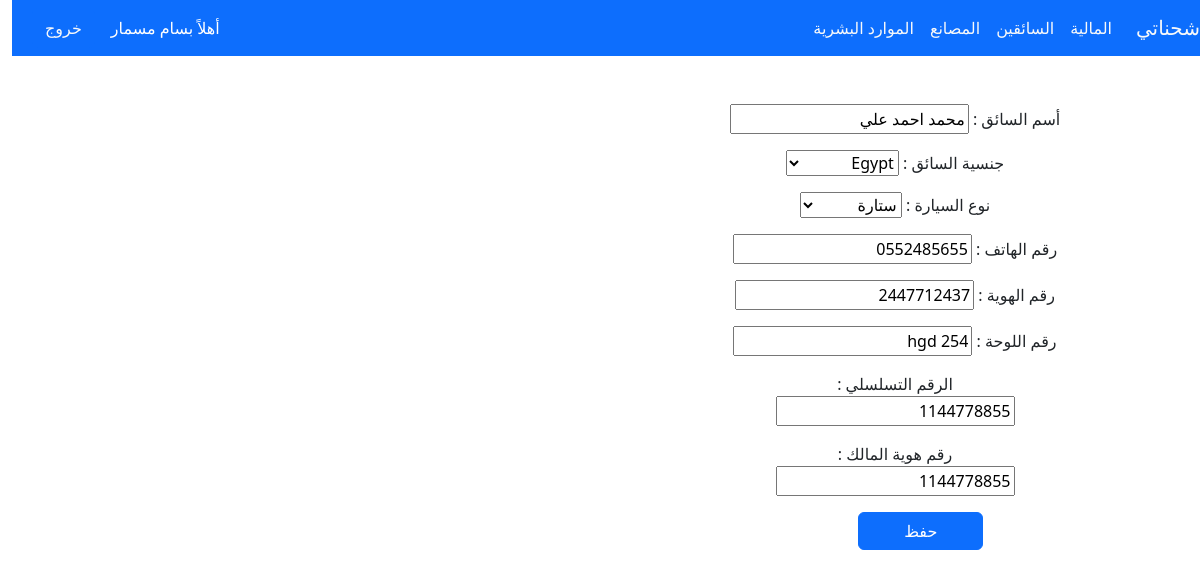
Screenshot of /deivers/edit/1 (signed in) with the database file from the repository.
### drivers/models.py (models this page shows, shortened)
class DriverModel(models.Model):
    driver_id = models.BigAutoField(primary_key=True)
    driver_name = models.CharField(max_length=225,  help_text='اسم السائق',  null=True, blank=True)
    Saudi_Arabia = 'Saudi'
    YEMEN = 'Yemeni'
    Syria = 'Syrian'
    Egypt = 'Egypt'
    Afghanistan = 'Afghanistan'
    Pakistan = 'Pakistani'
    Jordan = 'Jordanian'
    India = 'Indian'
    Other = 'other'
    countrys = [
        (Saudi_Arabia, 'Saudi'),
        (YEMEN, 'Yemeni'),
        (Syria, 'Syrian'),
        (Egypt, 'Egypt'),
        (Afghanistan, 'Afghanistan'),
        (Pakistan, 'Pakistani'),
        (Jordan, 'Jordanian'),
        (India, 'Indian'),
        (Other, 'other')
    ]
    driver_nationality = models.CharField(
        max_length=20, choices=countrys, default=Other,  help_text='جنسية السائق',  null=True, blank=True)
    driver_phone_number = models.CharField(
        max_length=16, help_text='رقم هاتف السائق ',  null=True, blank=True)
    Identification_Number = models.CharField(
        max_length=10,  help_text='رقم الهوية/الاقامة',  null=True, blank=True)
    truck_plate_number = models.CharField(
        max_length=8,  help_text='رقم لوحة الشاحنة',  null=True, blank=True)
    Truck_Reefers = 'تريلا براد'
    Truck_Flatbed  = 'سطحة'
    Truck_high_sides = 'جوانب عالي'
    Truck_Curtainsider = 'ستارة'
    lory_Flatbed= 'لوري عادي'
    lory_Reefers= 'لوري براد'
    dinah_Flatbed= 'يدنة عادي'
    dinah_Reefers= 'دينة براد'
    Vehicle = [
        (Truck_Reefers, 'تريلا براد'),
        (Truck_Flatbed, 'سطحة'),
        (Truck_high_sides, 'جوانب عالي'),
        (Truck_Curtainsider, 'ستارة'),
        (lory_Flatbed, 'لوري عادي'),
        (lory_Reefers, 'يدنة عادي'),
        (dinah_Flatbed, 'يدنة عادي'),
        (dinah_Reefers, 'دينة براد'),
    ]
    Vehicle_Type = models.CharField( choices=Vehicle, default=Truck_Flatbed,
        max_length=30, help_text='نوع السيارة(سطحة - جوانب) ....',  null=True, blank=True)
    Sequence_Number = models.CharField(
        max_length=30, help_text='الرقم التسلسلي من الاستمارة',  null=True, blank=True)
    Owner_car_id_number = models.CharField(
        max_length=10,  help_text='رقم هوية مالك السيارة',  null=True, blank=True)

### drivers/views.py (the view)
# urls.py: path('deivers/edit/<int:pk>',edit_driver, name='edit_driver' ),
@login_required(login_url='login')
def edit_driver(request, pk):
    driver = get_object_or_404(DriverModel, pk=pk)
    if request.method == 'POST':
        driver_form = AddDriverForm(request.POST, instance=driver)
        if driver_form.is_valid():
            driver_form.save()
            return redirect('driver_list')
    else:
        driver_form = AddDriverForm(instance=driver)
    return render(request, 'drivers/driver-add_edit.html',{'driver_form':driver_form})

### drivers/forms.py
class AddDriverForm(forms.ModelForm):
    class Meta:
        model = DriverModel
        fields = ("__all__")

### templates/drivers/driver-add_edit.html (shortened to what this page needs)
{% extends 'base.html' %}
{% block content %}
<div class="text-center m-5">
    <form action="" method="post" enctype="multipart/form-data">
        <div class="form-row">
                <div class="col-md-4 mb-3">
                    <label for="exampleFormControlSelect1">أسم السائق : </label>
                    {{ driver_form.driver_name }}
                </div>
                <div class="col-md-4 mb-3">
                    <label for="validationCustom01"> جنسية السائق :   </label>
                    {{ driver_form.driver_nationality }}
                </div>
                <div class="col-md-4 mb-3">
                    <label for="validationCustom01">  نوع السيارة :  </label>
                    {{ driver_form.Vehicle_Type }}
                </div>
                <div class="col-md-4 mb-3">
                    <label for="validationCustom01">  رقم الهاتف :  </label>
                    {{ driver_form.driver_phone_number }}
                </div>
                <div class="col-md-4 mb-3">
                    <label for="validationCustom01">  رقم الهوية :  </label>
                    {{ driver_form.Identification_Number }}
                </div>
                <div class="col-md-4 mb-3">
                    <label for="validationCustom01">  رقم اللوحة :  </label>
                    {{ driver_form.truck_plate_number }}
                </div>
                <div class="col-md-4 mb-3">
                    <label for="validationCustom01"> الرقم التسلسلي   : </label>
                    {{ driver_form.Owner_car_id_number }}
                </div>
                <div class="col-md-4 ">
                    <label for="validationCustom01">  رقم هوية المالك  :  </label>
                    {{ driver_form.Owner_car_id_number }}
                </div>
                <div class="col-md-4 m-3 w-25">
                    <input class="btn btn-primary w-50" type="submit" value="حفظ"></a>
                </div>
        </div>
    </form>
{% endblock %}

### templates/base.html (shortened to what this page needs)
{% load static %}
<!doctype html>
<html lang="ar" dir="rtl">
<head>
    <link rel="stylesheet" href="https://cdn.jsdelivr.net/npm/bootstrap@5.2.3/dist/css/bootstrap.rtl.min.css"
>
    <link href="{% static 'css/style.css' %}" rel="stylesheet">
    <link rel="stylesheet" href="https://use.fontawesome.com/releases/v5.8.1/css/all.css">
</head>
<body>
    {% if user.is_authenticated %}
    <header>
       <nav class="navbar navbar-expand-lg bg-primary ">
            <div class="container-fluid ">
                <a class="navbar-brand text-light" href="{% url 'home' %}">شحناتي</a>
                <div class="collapse navbar-collapse" id="navbarSupportedContent">
                    <ul class="navbar-nav me-auto mb-2 mb-lg-0">
                        <li class="nav-item">
                            <a class="nav-link active text-light" aria-current="page"
                                href="{% url 'catch_receipt_list' %}">المالية</a>
                        </li>
                        <li class="nav-item">
                            <a class="nav-link active text-light" aria-current="page"
                                href="{% url 'driver_list' %}">السائقين</a>
                        </li>
                        <li class="nav-item">
                            <a class="nav-link active text-light" aria-current="page"
                                href="{% url 'company_list' %}">المصانع</a>
                        </li>
                        <li class="nav-item">
                            <a class="nav-link active text-light" aria-current="page"
                                href="{% url 'accounts_list' %}">الموارد البشرية</a>
                        </li>
                    </ul>
                    <div class="d-grid gap-2 d-md-flex justify-content-md-end">
                        {% if user.is_authenticated %}
                        <span class=" m-2 text-white">أهلاً {{ user.first_name }}</span>
                        <button class="btn btn-primary me-md-2" type="button"><a class="nav-link active text-light" aria-current="page"
                            href="{% url 'logout' %}">خروج</a>
                         </button>
                         {% else %}
                        <button class="btn btn-primary me-md-2" type="button"><a class="nav-link active text-light" aria-current="page"
                            href="{% url 'login' %}">تسجيل الدخول</a>
                         </button>
                        {% endif %}
                    </div>
                </div>
            </div>
        </nav>
        {% endif %}
    </header>
    <div class="row justify-content-start">
        <div class="col-1">
        </div>
        <div class="col-11">
            {% block content %}
            {% endblock %}
    </div>
</body>
</html>

### rows the page displays
DriverModel: driver_name "محمد احمد علي", driver_nationality "Egypt", Vehicle_Type "ستارة", driver_phone_number "0552485655", Identification_Number "2447712437", truck_plate_number "254 hgd", Owner_car_id_number "1144778855"

### other values shown
{{ user.first_name }} "بسام مسمار"
